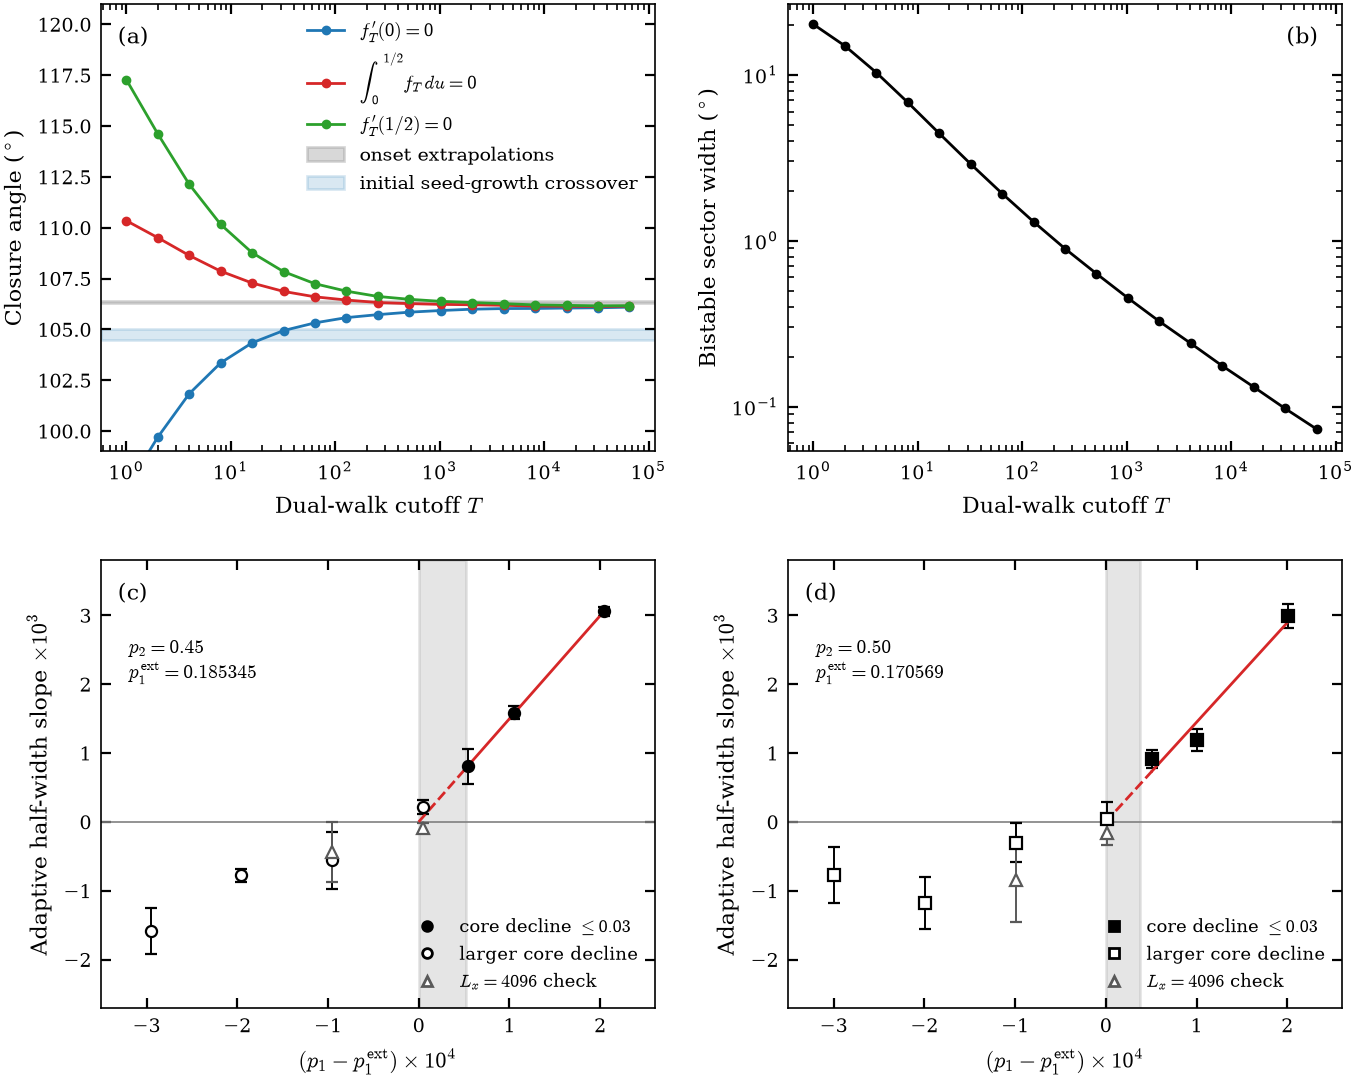

Reproduce this figure in Python.
"""Five-cell closure and one-sided expansion estimates from v3 raw-profile reductions.

Run campaign/v3/analysis/molofsky.py before this figure script.
"""
from pathlib import Path
import csv
import hashlib
import json

import matplotlib
matplotlib.use("Agg")
import matplotlib.pyplot as plt
import numpy as np

from common import ROOT, PAGE, label, save

PROJECT = Path(ROOT)
RESULTS = PROJECT / "campaign/v3/results/molofsky"


def read_table(path):
    with path.open(newline="") as stream:
        rows = list(csv.DictReader(stream))
    for row in rows:
        for key, value in row.items():
            if value in ("True", "False"):
                row[key] = value == "True"
            elif value == "":
                row[key] = np.nan
            else:
                try:
                    row[key] = float(value)
                except ValueError:
                    pass
    return rows


def main():
    paths = [PROJECT/"campaign/theory/molofsky_1e7.csv",
             RESULTS/"groups.csv", RESULTS/"extrapolations.csv"]
    theory = np.genfromtxt(paths[0], delimiter=",", names=True)
    theory = theory[theory["T"] >= 1]
    groups, fits = read_table(paths[1]), read_table(paths[2])
    fig, axes = plt.subplots(2, 2, figsize=(PAGE, 5.6))
    a, b, c, d = axes.ravel()
    for key, color, text in (("th_a", "C0", r"$f_T'(0)=0$"),
                             ("th_f", "C3", r"$\int_0^{1/2}f_T\,du=0$"),
                             ("th_h", "C2", r"$f_T'(1/2)=0$")):
        a.plot(theory["T"], theory[key], "o-", color=color, ms=2.5, label=text)
    angles = [row["angle"] for row in fits]
    a.axhspan(min(angles), max(angles), color="0.5", alpha=.3,
              label="onset extrapolations")
    a.axhspan(104.5, 105.0, color="C0", alpha=.17,
              label="initial seed-growth crossover")
    a.set(xscale="log", xlabel=r"Dual-walk cutoff $T$", ylabel=r"Closure angle ($^\circ$)", ylim=(99, 121))
    a.legend(fontsize=6.8, loc="upper right")
    label(a, "(a)")
    b.errorbar(theory["T"], theory["width"], yerr=theory["sd_w"], fmt="o-", color="k", ms=2.5)
    b.set(xscale="log", yscale="log", xlabel=r"Dual-walk cutoff $T$", ylabel=r"Bistable sector width ($^\circ$)")
    label(b, "(b)", x=.90)
    for ax, p2, marker in ((c, .45, "o"), (d, .50, "s")):
        cut_fits = [row for row in fits if row["p2"] == p2]
        fit = next(row for row in cut_fits if row["estimator"] == "early_adaptive")
        zero = fit["extrapolated_zero"]
        zeros = [row["extrapolated_zero"] for row in cut_fits]
        ax.axvspan((min(zeros)-zero)*1e4, (max(zeros)-zero)*1e4, color="0.6", alpha=.25)
        ax.axhline(0, color="0.5", linewidth=.6)
        for row in [row for row in groups if row["p2"] == p2]:
            wide = row["Lx"] == 4096
            ax.errorbar((row["p1"]-zero)*1e4, row["early_adaptive"]*1e3,
                        yerr=row["early_adaptive_sem"]*1e3,
                        fmt="^" if wide else marker,
                        markerfacecolor="k" if row["core_pass"] else "white",
                        color="0.35" if wide else "k", ms=4, capsize=2,
                        elinewidth=.7, markeredgewidth=.8)
        solid = np.array([fit["p1_min"], fit["p1_max"]])
        for interval, style in ((solid, "-"), (np.array([zero, solid[0]]), "--")):
            ax.plot((interval-zero)*1e4, (fit["gradient"]*interval+fit["intercept"])*1e3,
                    style, color="C3", linewidth=1)
        ax.plot([], [], marker, color="k", label=r"core decline $\leq0.03$")
        ax.plot([], [], marker, color="k", markerfacecolor="white", label="larger core decline")
        ax.plot([], [], "^", color="0.35", markerfacecolor="white", label=r"$L_x=4096$ check")
        ax.set(xlim=(-3.5, 2.6), ylim=(-2.7, 3.8),
               xlabel=r"$(p_1-p_1^{\rm ext})\times10^4$",
               ylabel=r"Adaptive half-width slope $\times10^3$")
        ax.text(.05, .83, f"$p_2={p2:.2f}$\n$p_1^{{\\rm ext}}={zero:.6f}$",
                ha="left", va="top", transform=ax.transAxes, fontsize=7)
        ax.legend(loc="lower right", fontsize=6.5)
        label(ax, "(c)" if p2 == .45 else "(d)")
    fig.tight_layout(h_pad=1.8, w_pad=1.3)
    save(fig, "fig_molofsky")
    plt.close(fig)
    metadata = {"inputs": {str(path.relative_to(PROJECT)): hashlib.sha256(path.read_bytes()).hexdigest()
                            for path in paths},
                "script_sha256": hashlib.sha256(Path(__file__).read_bytes()).hexdigest(),
                "interpolation": "only positive adaptive branches; dashed one-sided extrapolation",
                "band": "range of fixed/adaptive/integrated zeros across two windows; sensitivity range"}
    (RESULTS/"figure_provenance.json").write_text(json.dumps(metadata, indent=2)+"\n")


if __name__ == "__main__":
    main()
